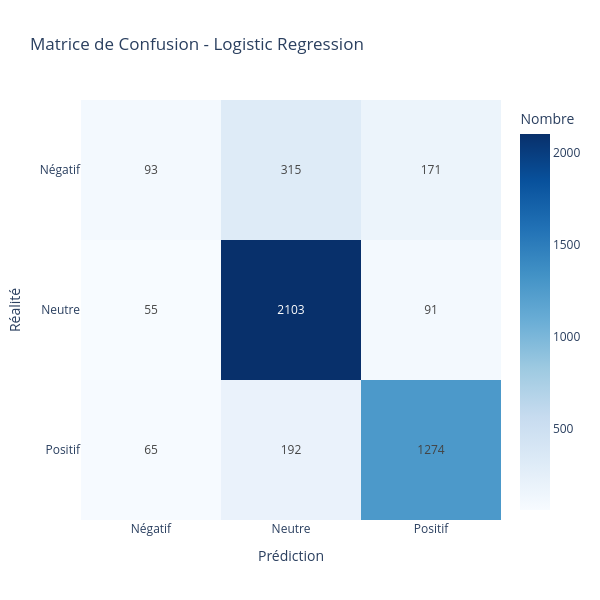

The code cell stored with this chart in its notebook:
### Code cell
# Rapport de classification détaillé pour le meilleur modèle
best_model = results[best_model_name]['model']
best_predictions = results[best_model_name]['predictions']

print(f"\n{'='*80}")
print(f"RAPPORT DE CLASSIFICATION - {best_model_name}")
print(f"{'='*80}")
print(classification_report(y_test, best_predictions, target_names=['Négatif', 'Neutre', 'Positif']))

# Matrice de confusion
cm = confusion_matrix(y_test, best_predictions)
labels = ['Négatif', 'Neutre', 'Positif']

# Visualiser avec plotly
fig = px.imshow(
    cm,
    labels=dict(x="Prédiction", y="Réalité", color="Nombre"),
    x=labels,
    y=labels,
    text_auto=True,
    color_continuous_scale='Blues',
    title=f'Matrice de Confusion - {best_model_name}'
)

fig.update_layout(
    width=600,
    height=600
)

fig.show()

# Afficher avec seaborn aussi
plt.figure(figsize=(10, 8))
sns.heatmap(cm, annot=True, fmt='d', cmap='Blues', 
            xticklabels=labels, yticklabels=labels, 
            cbar_kws={'label': 'Nombre de prédictions'})
plt.title(f'Matrice de Confusion - {best_model_name}', fontsize=14, fontweight='bold')
plt.xlabel('Prédiction', fontsize=12)
plt.ylabel('Réalité', fontsize=12)
plt.tight_layout()
plt.show()

### Figure 1 — Plotly figure (JSON) as saved in the notebook; plotly's stock layout.template omitted (floating-point values rounded to 4 significant figures)
{"data": [{"coloraxis": "coloraxis", "hovertemplate": "Prédiction: %{x}<br>Réalité: %{y}<br>Nombre: %{z}<extra></extra>", "name": "0", "texttemplate": "%{z}", "type": "heatmap", "x": ["Négatif", "Neutre", "Positif"], "xaxis": "x", "y": ["Négatif", "Neutre", "Positif"], "yaxis": "y", "z": [[93, 315, 171], [55, 2103, 91], [65, 192, 1274]]}], "layout": {"coloraxis": {"colorbar": {"title": {"text": "Nombre"}}, "colorscale": [[0, "rgb(247,251,255)"], [0.125, "rgb(222,235,247)"], [0.25, "rgb(198,219,239)"], [0.375, "rgb(158,202,225)"], [0.5, "rgb(107,174,214)"], [0.625, "rgb(66,146,198)"], [0.75, "rgb(33,113,181)"], [0.875, "rgb(8,81,156)"], [1, "rgb(8,48,107)"]]}, "height": 600, "title": {"text": "Matrice de Confusion - Logistic Regression"}, "width": 600, "xaxis": {"anchor": "y", "constrain": "domain", "domain": [0, 1], "scaleanchor": "y", "title": {"text": "Prédiction"}}, "yaxis": {"anchor": "x", "autorange": "reversed", "constrain": "domain", "domain": [0, 1], "title": {"text": "Réalité"}}}}
